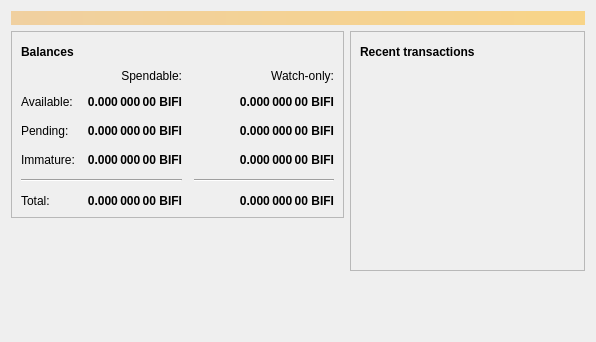
<?xml version="1.0" encoding="UTF-8"?>
<ui version="4.0">
 <class>OverviewPage</class>
 <widget class="QWidget" name="OverviewPage">
  <property name="geometry">
   <rect>
    <x>0</x>
    <y>0</y>
    <width>596</width>
    <height>342</height>
   </rect>
  </property>
  <property name="windowTitle">
   <string>Form</string>
  </property>
  <layout class="QVBoxLayout" name="topLayout">
   <item>
    <widget class="QLabel" name="labelAlerts">
     <property name="visible">
      <bool>false</bool>
     </property>
     <property name="styleSheet">
      <string notr="true">QLabel { background-color: qlineargradient(x1: 0, y1: 0, x2: 1, y2: 0, stop:0 #F0D0A0, stop:1 #F8D488); color:#000000; }</string>
     </property>
     <property name="wordWrap">
      <bool>true</bool>
     </property>
     <property name="margin">
      <number>3</number>
     </property>
     <property name="textInteractionFlags">
      <set>Qt::TextSelectableByMouse</set>
     </property>
    </widget>
   </item>
   <item>
    <layout class="QHBoxLayout" name="horizontalLayout" stretch="1,1">
     <item>
      <layout class="QVBoxLayout" name="verticalLayout_2">
       <item>
        <widget class="QFrame" name="frame">
         <property name="frameShape">
          <enum>QFrame::StyledPanel</enum>
         </property>
         <property name="frameShadow">
          <enum>QFrame::Raised</enum>
         </property>
         <layout class="QVBoxLayout" name="verticalLayout_4">
          <item>
           <layout class="QHBoxLayout" name="horizontalLayout_4">
            <item>
             <widget class="QLabel" name="label_5">
              <property name="font">
               <font>
                <weight>75</weight>
                <bold>true</bold>
               </font>
              </property>
              <property name="text">
               <string>Balances</string>
              </property>
             </widget>
            </item>
            <item>
             <widget class="QPushButton" name="labelWalletStatus">
              <property name="enabled">
               <bool>true</bool>
              </property>
              <property name="maximumSize">
               <size>
                <width>30</width>
                <height>16777215</height>
               </size>
              </property>
              <property name="toolTip">
               <string>The displayed information may be out of date. Your wallet automatically synchronizes with the Bitcoin File network after a connection is established, but this process has not completed yet.</string>
              </property>
              <property name="text">
               <string/>
              </property>
              <property name="icon">
               <iconset resource="../bitcoin.qrc">
                <normaloff>:/icons/warning</normaloff>
                <disabledoff>:/icons/warning</disabledoff>:/icons/warning</iconset>
              </property>
              <property name="iconSize">
               <size>
                <width>24</width>
                <height>24</height>
               </size>
              </property>
              <property name="flat">
               <bool>true</bool>
              </property>
             </widget>
            </item>
            <item>
             <spacer name="horizontalSpacer_3">
              <property name="orientation">
               <enum>Qt::Horizontal</enum>
              </property>
              <property name="sizeHint" stdset="0">
               <size>
                <width>40</width>
                <height>20</height>
               </size>
              </property>
             </spacer>
            </item>
           </layout>
          </item>
          <item>
           <layout class="QGridLayout" name="gridLayout">
            <property name="spacing">
             <number>12</number>
            </property>
            <item row="2" column="2">
             <widget class="QLabel" name="labelWatchPending">
              <property name="font">
               <font>
                <weight>75</weight>
                <bold>true</bold>
               </font>
              </property>
              <property name="cursor">
               <cursorShape>IBeamCursor</cursorShape>
              </property>
              <property name="toolTip">
               <string>Unconfirmed transactions to watch-only addresses</string>
              </property>
              <property name="text">
               <string notr="true">0.000 000 00 BIFI</string>
              </property>
              <property name="alignment">
               <set>Qt::AlignRight|Qt::AlignTrailing|Qt::AlignVCenter</set>
              </property>
              <property name="textInteractionFlags">
               <set>Qt::LinksAccessibleByMouse|Qt::TextSelectableByKeyboard|Qt::TextSelectableByMouse</set>
              </property>
             </widget>
            </item>
            <item row="2" column="1">
             <widget class="QLabel" name="labelUnconfirmed">
              <property name="font">
               <font>
                <weight>75</weight>
                <bold>true</bold>
               </font>
              </property>
              <property name="cursor">
               <cursorShape>IBeamCursor</cursorShape>
              </property>
              <property name="toolTip">
               <string>Total of transactions that have yet to be confirmed, and do not yet count toward the spendable balance</string>
              </property>
              <property name="text">
               <string notr="true">0.000 000 00 BIFI</string>
              </property>
              <property name="alignment">
               <set>Qt::AlignRight|Qt::AlignTrailing|Qt::AlignVCenter</set>
              </property>
              <property name="textInteractionFlags">
               <set>Qt::LinksAccessibleByMouse|Qt::TextSelectableByKeyboard|Qt::TextSelectableByMouse</set>
              </property>
             </widget>
            </item>
            <item row="3" column="2">
             <widget class="QLabel" name="labelWatchImmature">
              <property name="font">
               <font>
                <weight>75</weight>
                <bold>true</bold>
               </font>
              </property>
              <property name="cursor">
               <cursorShape>IBeamCursor</cursorShape>
              </property>
              <property name="toolTip">
               <string>Mined balance in watch-only addresses that has not yet matured</string>
              </property>
              <property name="text">
               <string notr="true">0.000 000 00 BIFI</string>
              </property>
              <property name="alignment">
               <set>Qt::AlignRight|Qt::AlignTrailing|Qt::AlignVCenter</set>
              </property>
              <property name="textInteractionFlags">
               <set>Qt::LinksAccessibleByMouse|Qt::TextSelectableByKeyboard|Qt::TextSelectableByMouse</set>
              </property>
             </widget>
            </item>
            <item row="4" column="0" colspan="2">
             <widget class="Line" name="line">
              <property name="orientation">
               <enum>Qt::Horizontal</enum>
              </property>
             </widget>
            </item>
            <item row="4" column="2">
             <widget class="Line" name="lineWatchBalance">
              <property name="sizePolicy">
               <sizepolicy hsizetype="Preferred" vsizetype="Fixed">
                <horstretch>0</horstretch>
                <verstretch>0</verstretch>
               </sizepolicy>
              </property>
              <property name="minimumSize">
               <size>
                <width>140</width>
                <height>0</height>
               </size>
              </property>
              <property name="orientation">
               <enum>Qt::Horizontal</enum>
              </property>
             </widget>
            </item>
            <item row="5" column="0">
             <widget class="QLabel" name="labelTotalText">
              <property name="text">
               <string>Total:</string>
              </property>
             </widget>
            </item>
            <item row="3" column="1">
             <widget class="QLabel" name="labelImmature">
              <property name="font">
               <font>
                <weight>75</weight>
                <bold>true</bold>
               </font>
              </property>
              <property name="cursor">
               <cursorShape>IBeamCursor</cursorShape>
              </property>
              <property name="toolTip">
               <string>Mined balance that has not yet matured</string>
              </property>
              <property name="text">
               <string notr="true">0.000 000 00 BIFI</string>
              </property>
              <property name="alignment">
               <set>Qt::AlignRight|Qt::AlignTrailing|Qt::AlignVCenter</set>
              </property>
              <property name="textInteractionFlags">
               <set>Qt::LinksAccessibleByMouse|Qt::TextSelectableByKeyboard|Qt::TextSelectableByMouse</set>
              </property>
             </widget>
            </item>
            <item row="2" column="3">
             <spacer name="horizontalSpacer_2">
              <property name="orientation">
               <enum>Qt::Horizontal</enum>
              </property>
              <property name="sizeHint" stdset="0">
               <size>
                <width>40</width>
                <height>20</height>
               </size>
              </property>
             </spacer>
            </item>
            <item row="3" column="0">
             <widget class="QLabel" name="labelImmatureText">
              <property name="text">
               <string>Immature:</string>
              </property>
             </widget>
            </item>
            <item row="5" column="1">
             <widget class="QLabel" name="labelTotal">
              <property name="font">
               <font>
                <weight>75</weight>
                <bold>true</bold>
               </font>
              </property>
              <property name="cursor">
               <cursorShape>IBeamCursor</cursorShape>
              </property>
              <property name="toolTip">
               <string>Your current total balance</string>
              </property>
              <property name="text">
               <string notr="true">0.000 000 00 BIFI</string>
              </property>
              <property name="alignment">
               <set>Qt::AlignRight|Qt::AlignTrailing|Qt::AlignVCenter</set>
              </property>
              <property name="textInteractionFlags">
               <set>Qt::LinksAccessibleByMouse|Qt::TextSelectableByKeyboard|Qt::TextSelectableByMouse</set>
              </property>
             </widget>
            </item>
            <item row="5" column="2">
             <widget class="QLabel" name="labelWatchTotal">
              <property name="font">
               <font>
                <weight>75</weight>
                <bold>true</bold>
               </font>
              </property>
              <property name="cursor">
               <cursorShape>IBeamCursor</cursorShape>
              </property>
              <property name="toolTip">
               <string>Current total balance in watch-only addresses</string>
              </property>
              <property name="text">
               <string notr="true">0.000 000 00 BIFI</string>
              </property>
              <property name="alignment">
               <set>Qt::AlignRight|Qt::AlignTrailing|Qt::AlignVCenter</set>
              </property>
              <property name="textInteractionFlags">
               <set>Qt::LinksAccessibleByMouse|Qt::TextSelectableByKeyboard|Qt::TextSelectableByMouse</set>
              </property>
             </widget>
            </item>
            <item row="0" column="2">
             <widget class="QLabel" name="labelWatchonly">
              <property name="text">
               <string>Watch-only:</string>
              </property>
              <property name="alignment">
               <set>Qt::AlignRight|Qt::AlignTrailing|Qt::AlignVCenter</set>
              </property>
             </widget>
            </item>
            <item row="1" column="0">
             <widget class="QLabel" name="labelBalanceText">
              <property name="text">
               <string>Available:</string>
              </property>
             </widget>
            </item>
            <item row="1" column="1">
             <widget class="QLabel" name="labelBalance">
              <property name="font">
               <font>
                <weight>75</weight>
                <bold>true</bold>
               </font>
              </property>
              <property name="cursor">
               <cursorShape>IBeamCursor</cursorShape>
              </property>
              <property name="toolTip">
               <string>Your current spendable balance</string>
              </property>
              <property name="text">
               <string notr="true">0.000 000 00 BIFI</string>
              </property>
              <property name="alignment">
               <set>Qt::AlignRight|Qt::AlignTrailing|Qt::AlignVCenter</set>
              </property>
              <property name="textInteractionFlags">
               <set>Qt::LinksAccessibleByMouse|Qt::TextSelectableByKeyboard|Qt::TextSelectableByMouse</set>
              </property>
             </widget>
            </item>
            <item row="1" column="2">
             <widget class="QLabel" name="labelWatchAvailable">
              <property name="font">
               <font>
                <weight>75</weight>
                <bold>true</bold>
               </font>
              </property>
              <property name="cursor">
               <cursorShape>IBeamCursor</cursorShape>
              </property>
              <property name="toolTip">
               <string>Your current balance in watch-only addresses</string>
              </property>
              <property name="text">
               <string notr="true">0.000 000 00 BIFI</string>
              </property>
              <property name="alignment">
               <set>Qt::AlignRight|Qt::AlignTrailing|Qt::AlignVCenter</set>
              </property>
              <property name="textInteractionFlags">
               <set>Qt::LinksAccessibleByMouse|Qt::TextSelectableByKeyboard|Qt::TextSelectableByMouse</set>
              </property>
             </widget>
            </item>
            <item row="2" column="0">
             <widget class="QLabel" name="labelPendingText">
              <property name="text">
               <string>Pending:</string>
              </property>
             </widget>
            </item>
            <item row="0" column="1">
             <widget class="QLabel" name="labelSpendable">
              <property name="text">
               <string>Spendable:</string>
              </property>
              <property name="alignment">
               <set>Qt::AlignRight|Qt::AlignTrailing|Qt::AlignVCenter</set>
              </property>
             </widget>
            </item>
           </layout>
          </item>
         </layout>
        </widget>
       </item>
       <item>
        <spacer name="verticalSpacer">
         <property name="orientation">
          <enum>Qt::Vertical</enum>
         </property>
         <property name="sizeHint" stdset="0">
          <size>
           <width>20</width>
           <height>40</height>
          </size>
         </property>
        </spacer>
       </item>
      </layout>
     </item>
     <item>
      <layout class="QVBoxLayout" name="verticalLayout_3">
       <item>
        <widget class="QFrame" name="frame_2">
         <property name="frameShape">
          <enum>QFrame::StyledPanel</enum>
         </property>
         <property name="frameShadow">
          <enum>QFrame::Raised</enum>
         </property>
         <layout class="QVBoxLayout" name="verticalLayout">
          <item>
           <layout class="QHBoxLayout" name="horizontalLayout_2">
            <item>
             <widget class="QLabel" name="label_4">
              <property name="font">
               <font>
                <weight>75</weight>
                <bold>true</bold>
               </font>
              </property>
              <property name="text">
               <string>Recent transactions</string>
              </property>
             </widget>
            </item>
            <item>
             <widget class="QPushButton" name="labelTransactionsStatus">
              <property name="enabled">
               <bool>true</bool>
              </property>
              <property name="maximumSize">
               <size>
                <width>30</width>
                <height>16777215</height>
               </size>
              </property>
              <property name="toolTip">
               <string>The displayed information may be out of date. Your wallet automatically synchronizes with the Bitcoin File network after a connection is established, but this process has not completed yet.</string>
              </property>
              <property name="text">
               <string/>
              </property>
              <property name="icon">
               <iconset resource="../bitcoin.qrc">
                <normaloff>:/icons/warning</normaloff>
                <disabledoff>:/icons/warning</disabledoff>:/icons/warning</iconset>
              </property>
              <property name="iconSize">
               <size>
                <width>24</width>
                <height>24</height>
               </size>
              </property>
              <property name="flat">
               <bool>true</bool>
              </property>
             </widget>
            </item>
            <item>
             <spacer name="horizontalSpacer">
              <property name="orientation">
               <enum>Qt::Horizontal</enum>
              </property>
              <property name="sizeHint" stdset="0">
               <size>
                <width>40</width>
                <height>20</height>
               </size>
              </property>
             </spacer>
            </item>
           </layout>
          </item>
          <item>
           <widget class="QListView" name="listTransactions">
            <property name="styleSheet">
             <string notr="true">QListView { background: transparent; }</string>
            </property>
            <property name="frameShape">
             <enum>QFrame::NoFrame</enum>
            </property>
            <property name="verticalScrollBarPolicy">
             <enum>Qt::ScrollBarAlwaysOff</enum>
            </property>
            <property name="horizontalScrollBarPolicy">
             <enum>Qt::ScrollBarAlwaysOff</enum>
            </property>
            <property name="selectionMode">
             <enum>QAbstractItemView::NoSelection</enum>
            </property>
           </widget>
          </item>
         </layout>
        </widget>
       </item>
       <item>
        <spacer name="verticalSpacer_2">
         <property name="orientation">
          <enum>Qt::Vertical</enum>
         </property>
         <property name="sizeHint" stdset="0">
          <size>
           <width>20</width>
           <height>40</height>
          </size>
         </property>
        </spacer>
       </item>
      </layout>
     </item>
    </layout>
   </item>
  </layout>
 </widget>
 <resources/>
 <connections/>
</ui>
